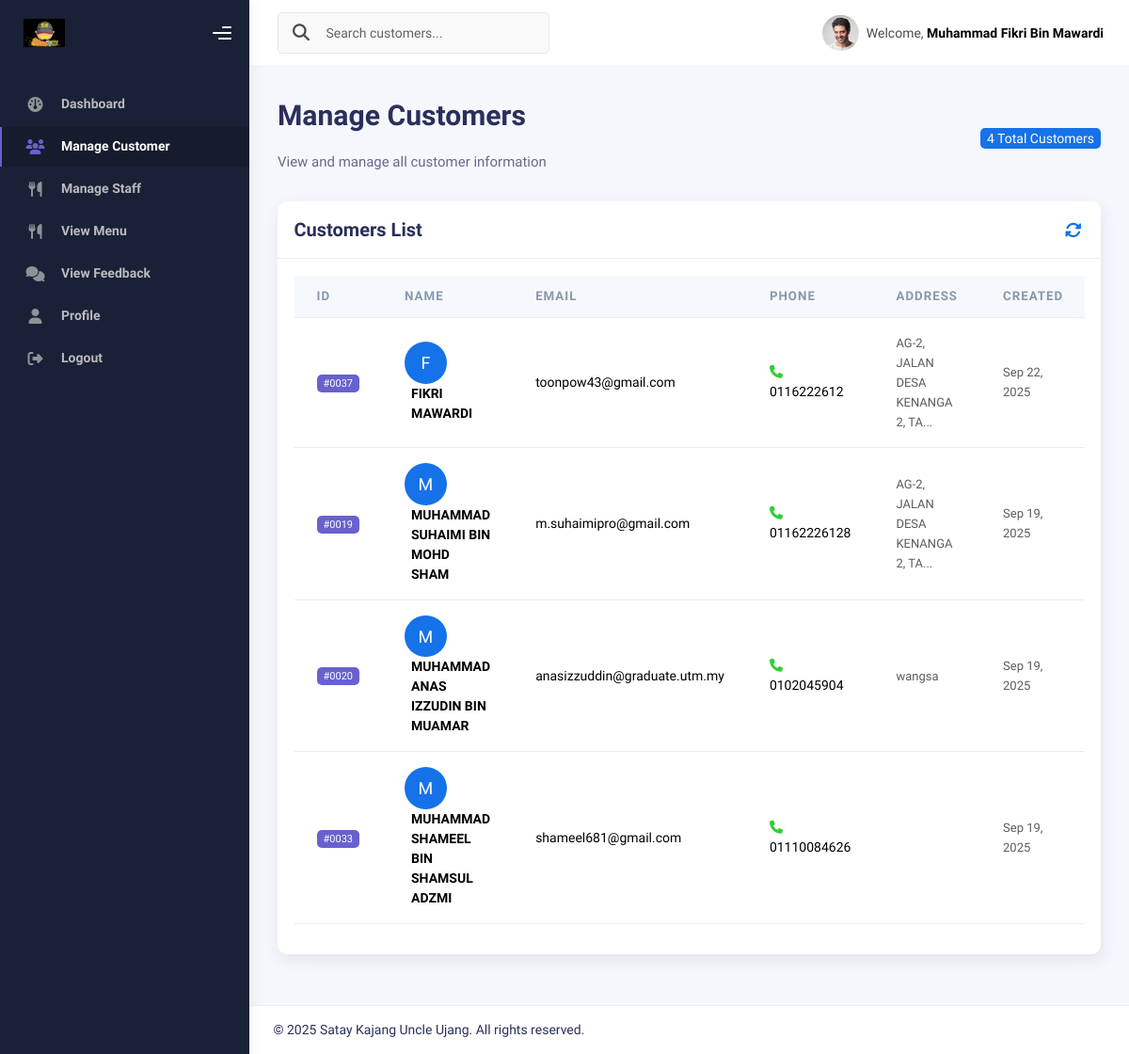
/admin/admincustomer.php (signed in), run on an earlier commit of the app's database.
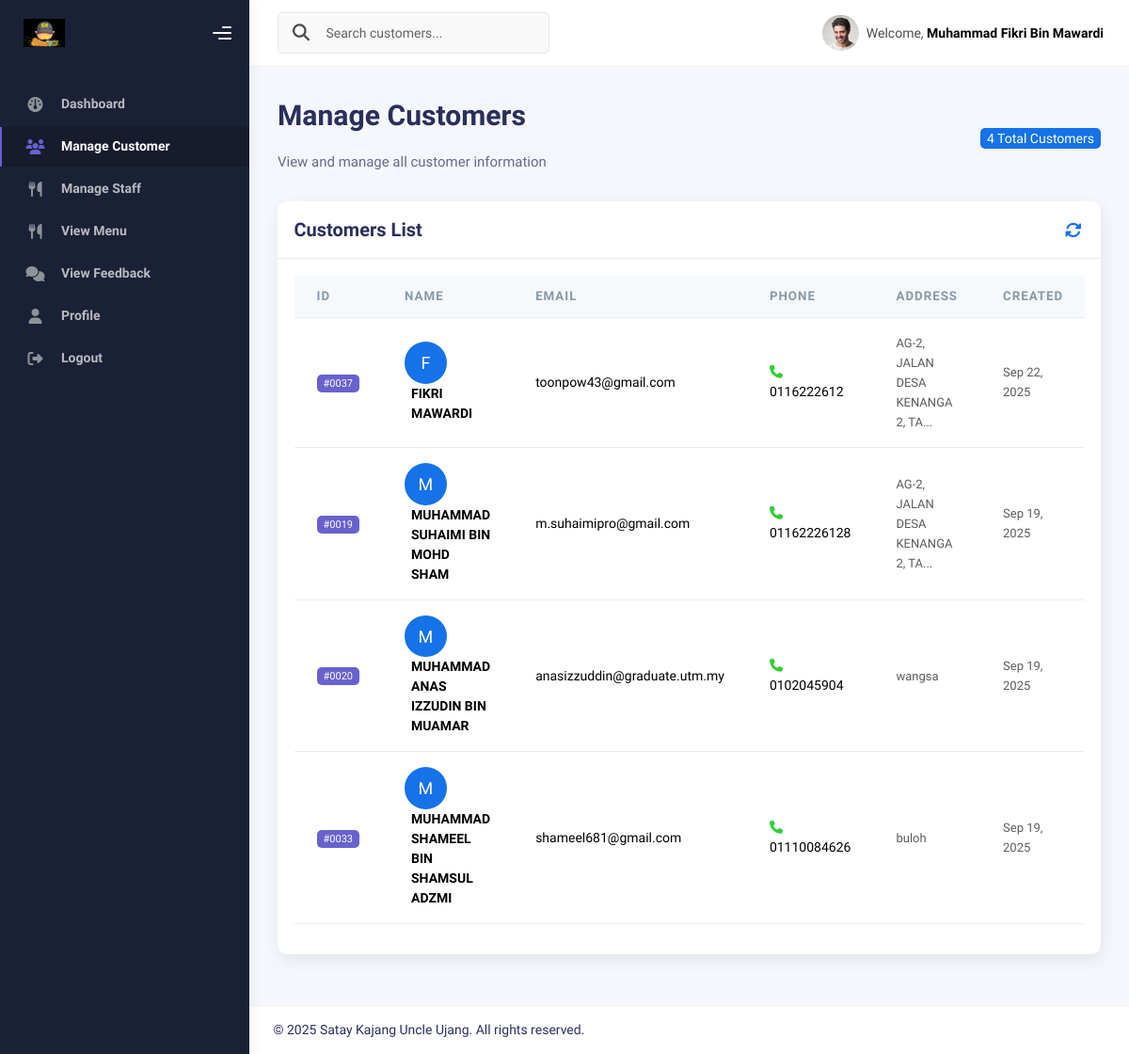
And on a later commit of the database.
### tables this page shows
CREATE TABLE `customer` (
  `customer_id` int(11) NOT NULL,
  `name` varchar(255) NOT NULL,
  `email` varchar(255) NOT NULL,
  `password` varchar(255) NOT NULL,
  `phone_no` varchar(20) DEFAULT NULL,
  `address` varchar(255) DEFAULT NULL,
  `customer_image` varchar(255) DEFAULT NULL,
  `reset_token` varchar(100) DEFAULT NULL,
  `reset_expires` datetime DEFAULT NULL,
  `reset_expiry` datetime DEFAULT NULL,
  `is_verified` tinyint(1) NOT NULL DEFAULT 0,
  `verify_token` varchar(64) DEFAULT NULL,
  `profile_image` varchar(255) DEFAULT NULL,
  `created_at` timestamp NOT NULL DEFAULT current_timestamp(),
  `last_logged_in` timestamp NULL DEFAULT NULL,
  `updated_at` timestamp NOT NULL DEFAULT current_timestamp() ON UPDATE current_timestamp()
);

### admin/admincustomer.php (the view, shortened to what the changed rows need)
<?php
require_once '../connect.php';
$result = $conn->query("SELECT * FROM customer ORDER BY created_at DESC");
?>
<!DOCTYPE html>
<html lang="en">
<head>
    <link rel="stylesheet" href="../assets/css/bootstrap.min.css" />
    <link rel="stylesheet" href="../assets/css/plugins.min.css" />
    <link rel="stylesheet" href="../assets/css/kaiadmin.min.css" />
    <link rel="stylesheet" href="https://cdnjs.cloudflare.com/ajax/libs/font-awesome/6.4.2/css/all.min.css" />
</head>
<body>
    <div class="wrapper">
        <div class="main-panel">
            <div class="container">
                <div class="page-inner">
                    <div class="d-flex align-items-left align-items-md-center flex-column flex-md-row pt-2 pb-4">
                        <div>
                            <h1 class="fw-bold mb-3">Manage Customers</h1>
                        </div>
                    </div>
                    <div class="card">
                        <div class="card-body">
                            <div class="table-responsive">
                                <table class="table table-hover">
                                    <thead class="thead-light">
                                        <tr>
                                            <th scope="col">ID</th>
                                            <th scope="col">Name</th>
                                            <th scope="col">Email</th>
                                            <th scope="col">Phone</th>
                                            <th scope="col">Address</th>
                                            <th scope="col">Created</th>
                                        </tr>
                                    </thead>
                                    <tbody>
                                    <?php while ($row = $result->fetch_assoc()): ?>
                                        <tr>
                                            <td>
                                                <span class="badge badge-secondary">#<?= sprintf('%04d', $row['customer_id']) ?></span>
                                            </td>
                                            <td>
                                                <div class="avatar">
                                                    <span class="avatar-title rounded-circle bg-primary"><?= strtoupper(substr($row['name'], 0, 1)) ?></span>
                                                </div>
                                                <div class="ms-2">
                                                    <strong><?= htmlspecialchars($row['name']) ?></strong>
                                                </div>
                                            </td>
                                            <td><?= htmlspecialchars($row['email']) ?></td>
                                            <td>
                                                <i class="fa-solid fa-phone text-success me-1"></i>
                                                <?= htmlspecialchars($row['phone_no']) ?>
                                            </td>
                                            <td>
                                                <small class="text-muted"><?= htmlspecialchars(substr($row['address'], 0, 30)) ?><?= strlen($row['address']) > 30 ? '...' : '' ?></small>
                                            </td>
                                            <td>
                                                <small class="text-muted"><?= date('M d, Y', strtotime($row['created_at'])) ?></small>
                                            </td>
                                        </tr>
                                    <?php endwhile; ?>
                                    </tbody>
                                </table>
                            </div>
                        </div>
                    </div>
                </div>
            </div>
            </div>
        </div>
</body>
</html>

What changed in the data, as far as the page shows it:
changed customer "MUHAMMAD SHAMEEL BIN SHAMSUL ADZMI": address (not shown) → "buloh"
